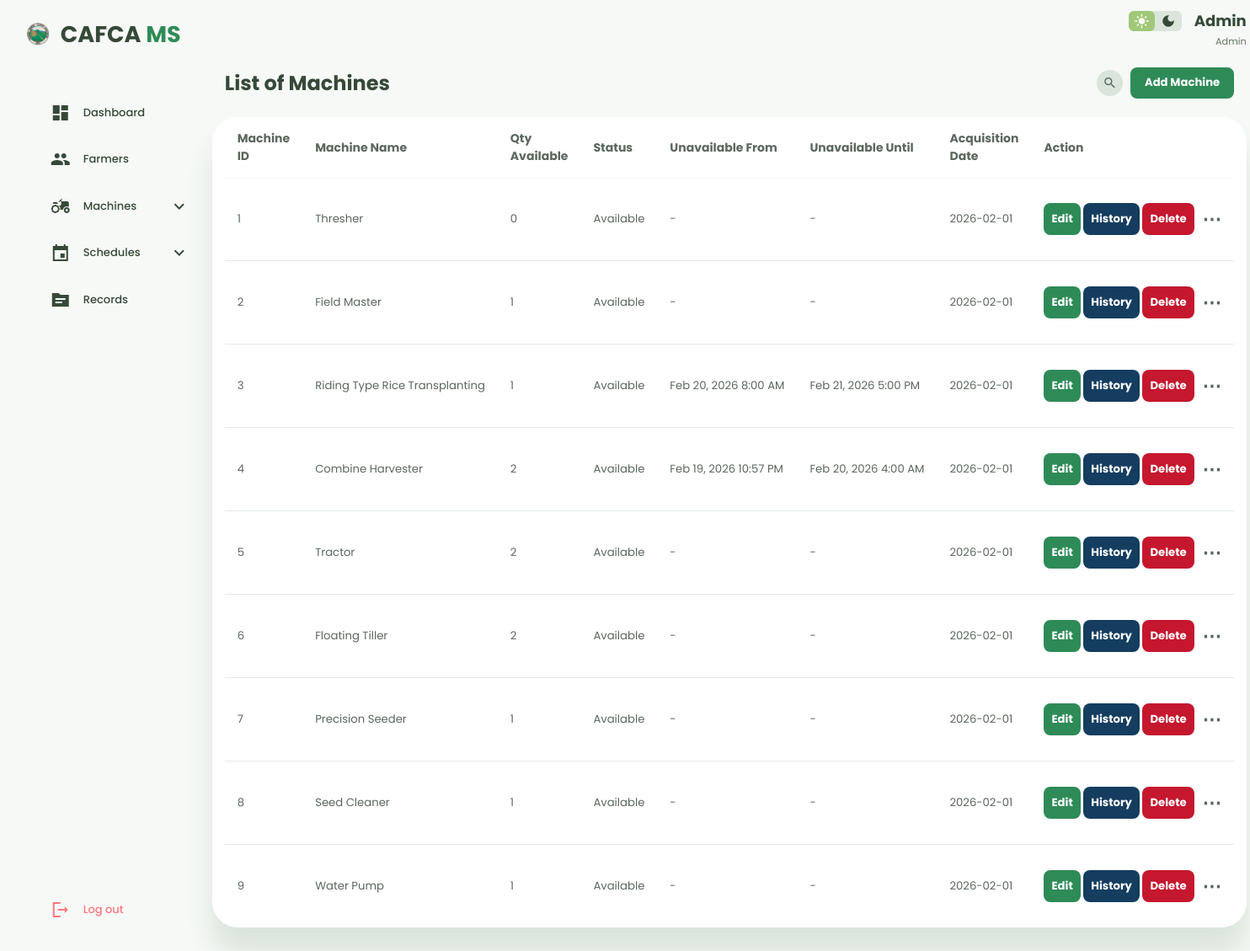
/dashboard/machines/machine.php (signed in), run on the app's committed database.
### tables this page shows
CREATE TABLE `machines` (
  `id` int(255) NOT NULL,
  `name` varchar(255) NOT NULL,
  `quantity` int(255) NOT NULL DEFAULT 0,
  `status` varchar(255) NOT NULL,
  `acquisition_date` date NOT NULL,
  `unavailable_from` datetime DEFAULT NULL,
  `unavailable_until` datetime DEFAULT NULL,
  `unavailable_count` int(255) DEFAULT 1,
  `last_returned` datetime DEFAULT NULL
);

### dashboard/machines/machine.php (the view, shortened to what this page needs)
<?php
$servername = "localhost";
$username = "root";
$password = "";
$database = "testdb";
$conn = new mysqli($servername, $username, $password, $database);
$conn->query("SET time_zone = '+08:00'");
$now = new DateTime();
$currentDateTime = $now->format('Y-m-d H:i:s');
$conn->query("UPDATE schedules SET status = 'Expired' WHERE status = 'Pending' AND CONCAT(schedule_date, ' ', start_time) < '$currentDateTime'");
$statusFilter = $_GET['status'] ?? null;
?>
<!DOCTYPE html>
<html lang="en">
<head>
    <link rel="stylesheet" href="../farmers_sec/farmerstyle.css">
</head>
<body>
    <div class="container">
        <aside>
            <div class="top">
                <a class="logo" href="../main/dashdex.php">
                    <img src="../../LandingPage/others/logo.png">
                    <h2>CAFCA <span>MS</span></h2>
                </a>
            </div>
            <div class="sidebar">
                <a href="../main/dashdex.php">
                    <span class="material-icons-sharp">dashboard</span>
                    <h3>Dashboard</h3>
                </a>
                <a href="../farmers_sec/farmers.php">
                    <span class="material-icons-sharp">people</span>
                    <h3>Farmers</h3>
                </a>
                <?php
                $statusParam = $_GET['status'] ?? '';
                $currentPage = basename($_SERVER['PHP_SELF']);
                $isMachinePage = ($currentPage === 'machine.php');
                ?>
                <div class="sidebar-dropdown <?= ($isMachinePage && $statusParam) ? 'open' : '' ?>">
                    <a href="javascript:void(0)" class="dropdown-toggle"
                        aria-expanded="<?= ($isMachinePage && $statusParam) ? 'true' : 'false' ?>">
                        <span class="material-icons-sharp">agriculture</span>
                        <h3>Machines</h3>
                        <span class="material-icons-sharp dropdown-icon">expand_more</span>
                    </a>
                </div>
                <div class="sidebar-dropdown <?= $schedulesStatus ? 'open' : '' ?>">
                    <a href="javascript:void(0)" class="dropdown-toggle"
                        aria-expanded="<?= $schedulesStatus ? 'true' : 'false' ?>">
                        <span class="material-icons-sharp">event</span>
                        <h3>Schedules</h3>
                        <span class="material-icons-sharp dropdown-icon">expand_more</span>
                    </a>
                </div>
                <a href="../records/records.php">
                    <span class="material-icons-sharp">topic</span>
                    <h3>Records</h3>
                </a>
                <div class="logout"><a href="../../login/logout.php" onclick="return confirm('Are you sure you want to log out?');" class="danger">
                        <span class="material-icons-sharp">logout</span>
                        <h3>Log out</h3>
                    </a>
                </div>
            </div>
        </aside>
        <main>
            <div class="top">
                <div class="theme-toggler">
                    <span class="material-icons-sharp active">light_mode</span>
                    <span class="material-icons-sharp">dark_mode</span>
                </div>
                <div class="profile" style="display: flex; flex-direction: column; text-align: right;">
                    <span
                        style="font-size: 18px; text-transform: capitalize; font-weight: 700; "><?= $_SESSION['username']; ?></span>
                    <small class="text-muted">Admin</small>
                </div>
            </div>
            <div class="title">
                <h2 class="machine-count">List of Machines</h2>
                <div class="title-actions">
                    <div class="search-expand-wrap" id="searchWrap">
                        <button class="search-icon-btn" id="searchToggleBtn" title="Search machines" type="button">
                            <span class="material-icons-sharp">search</span>
                        </button>
                    </div>
                    <?php
                    if ($statusFilter !== 'Not Returned'): ?>
                    <a href="javascript:void(0)" onclick="openAddMachineModal()" class="btn btn-primary farmer-btn" role="button">Add Machine</a>
                    <?php endif; ?>
                </div>
            </div>
            <?php
            if ($statusFilter === 'Not Returned') {
                $sql = "SELECT s.id as schedule_id, s.schedule_date, s.date_span, s.start_time, s.end_time,
                               m.id as machine_id, m.name as machine_name,
                               f.name as farmer_name
                        FROM schedules s
                        INNER JOIN machines m ON s.machine_id = m.id
                        INNER JOIN farmers f ON s.farmer_id = f.id
                        WHERE s.status IN ('Approved', 'Completed')
                        AND s.return_date IS NULL
                        AND NOW() > CONCAT(DATE_ADD(s.schedule_date, INTERVAL s.date_span DAY), ' ', s.end_time)
                        ORDER BY s.schedule_date ASC";
                $result = $conn->query($sql);
                $notReturnedRows = [];
                if ($result) {
                    while ($row = $result->fetch_assoc()) {
                        $notReturnedRows[] = $row;
                    }
                }
                if (empty($notReturnedRows)) {
                    echo "<p style='display: flex; justify-content: center; text-transform: capitalize;'>No Not Returned Machines Found.</p>";
                } else {
                    echo "<div class='table-scroll'>
                          <table style='width:100%' class='table'>
                            <thead>
                                <tr>
                                    <th>Farmer's Name</th>
                                    <th>Machine Name</th>
                                    <th>Schedule Date</th>
                                    <th>End Date</th>
                                    <th>Duration</th>
                                    <th>Action</th>
                                </tr>
                            </thead>
                            <tbody>";
                    foreach ($notReturnedRows as $row) {
                        $scheduleDate = $row['schedule_date'];
                        $dateSpan = (int)$row['date_span'];
                        $endDateStr = date('Y-m-d', strtotime($scheduleDate . " +{$dateSpan} days"));
                        $formattedStartDate = date('M d, Y', strtotime($scheduleDate));
                        $formattedEndDate = date('M d, Y', strtotime($endDateStr));
                        $safeFarmer  = htmlspecialchars($row['farmer_name'], ENT_QUOTES, 'UTF-8');
                        $safeMachine = htmlspecialchars($row['machine_name'], ENT_QUOTES, 'UTF-8');
                        echo "
                        <tr class='machine-row'
                            data-name='" . strtolower($safeMachine) . "'
                            data-farmer='" . strtolower($safeFarmer) . "'>
                            <td>{$safeFarmer}</td>
                            <td>{$safeMachine}</td>
                            <td>{$formattedStartDate}</td>
                            <td>{$formattedEndDate}</td>
                            <td>{$dateSpan} day(s)</td>
                            <td>
                                <a class='btn btn-success btn-sm'
                                   onclick='openReturnModal(" . $row['schedule_id'] . ", \"" .
                                   htmlspecialchars($row['farmer_name'], ENT_QUOTES) . "\", \"" .
                                   htmlspecialchars($row['machine_name'], ENT_QUOTES) . "\", " .
                                   $row['machine_id'] . ")'
                                   href='javascript:void(0)'>Return</a>
                            </td>
                        </tr>
                        ";
                    }
                    echo "</tbody>
                          <tr id='noResultsRow' style='display:none;'>
                              <td colspan='6' style='text-align:center; padding:2rem; color:var(--color-dark-variant);'>
                                  <span class='material-icons-sharp' style='font-size:2rem;display:block;margin-bottom:0.5rem;'>search_off</span>
                                  No machines found matching your search.
                              </td>
                          </tr>
                          </table></div>";
                }
            }
            else {
                $availableSql = "SELECT m.*,
                                    GREATEST(0, m.quantity - COALESCE((
                                        SELECT COUNT(*)
                                        FROM schedules s
                                        WHERE s.machine_id = m.id
                                          AND s.status IN ('Approved', 'Completed')
                                          AND s.return_date IS NULL
                                          AND NOW() <= CONCAT(DATE_ADD(s.schedule_date, INTERVAL s.date_span DAY), ' ', s.end_time)
                                    ), 0)) AS qty_available
                                 FROM machines m";
                if ($statusFilter) {
                    $availableSql .= " WHERE m.status = ?";
                    $stmt = $conn->prepare($availableSql);
                    $stmt->bind_param("s", $statusFilter);
                    $stmt->execute();
                    $result = $stmt->get_result();
                } else {
                    $result = $conn->query($availableSql);
                }
                $machineRows = [];
                while ($row = $result->fetch_assoc()) {
                    $machineRows[] = $row;
                }
                if (empty($machineRows)) {
                    $statusName = $statusFilter ?: 'Machines';
                    echo "<p style='display: flex; justify-content: center; text-transform: capitalize;'>No {$statusName} machine(s).</p>";
                } else {
                    echo "<div class='table-scroll' style='margin-top: 1.5rem;'>
                          <table style='width:100%;' class='table'>
                            <thead>
                                <tr>
                                    <th>Machine ID</th>
                                    <th>Machine Name</th>
                                    <th>Qty Available</th>
                                    <th>Status</th>
                                    <th>Unavailable From</th>
                                    <th>Unavailable Until</th>
                                    <th>Acquisition Date</th>
                                    <th>Action</th>
                                </tr>
                            </thead>
                            <tbody>";
                    foreach ($machineRows as $row) {
                        $historySQL = "SELECT f.name, s.schedule_date, s.date_span
                                      FROM schedules s
                                      INNER JOIN farmers f ON s.farmer_id = f.id
                                      WHERE s.machine_id = ? AND s.status IN ('Approved', 'Completed')
                                      ORDER BY s.schedule_date DESC
                                      LIMIT 1";
                        $historyStmt = $conn->prepare($historySQL);
                        $historyStmt->bind_param("i", $row['id']);
                        $historyStmt->execute();
                        $historyResult = $historyStmt->get_result();
                        $historyData = $historyResult->fetch_assoc();
                        $tooltipContent = '';
                        if ($historyData) {
                            $usageDate = date('M d, Y', strtotime($historyData['schedule_date']));
                            $endDate = date('M d, Y', strtotime($historyData['schedule_date'] . ' +' . $historyData['date_span'] . ' days'));
                            $tooltipContent = "Last Used By: " . htmlspecialchars($historyData['name']) . "&#10;Date: {$usageDate} - {$endDate}";
                        } else {
                            $tooltipContent = "No usage history";
                        }
                        $safeName     = htmlspecialchars($row['name'],          ENT_QUOTES, 'UTF-8');
                        $safeQuantity = htmlspecialchars($row['qty_available'],  ENT_QUOTES, 'UTF-8');
                        $safeStatus   = htmlspecialchars($row['status'],         ENT_QUOTES, 'UTF-8');
                        $safeId       = intval($row['id']);
                        $unavailableFrom = !empty($row['unavailable_from']) ? date('M d, Y g:i A', strtotime($row['unavailable_from'])) : '-';
                        $unavailableUntil = !empty($row['unavailable_until']) ? date('M d, Y g:i A', strtotime($row['unavailable_until'])) : '-';
                        echo "
                        <tr class='machine-row'
                            data-name='" . strtolower($safeName) . "'
                            data-quantity='" . strtolower($safeQuantity) . "'
                            data-status='{$safeStatus}'>
                            <td>{$safeId}</td>
                            <td>{$safeName}</td>
                            <td>{$safeQuantity}</td>
                            <td>{$safeStatus}</td>
                            <td>{$unavailableFrom}</td>
                            <td>{$unavailableUntil}</td>
                            <td>" . htmlspecialchars($row['acquisition_date'], ENT_QUOTES, 'UTF-8') . "</td>
                            <td>
                                <a class='btn btn-primary btn-sm' onclick='openEditMachineModal({$safeId})' href='javascript:void(0)'>Edit</a>
                                <a class='btn btn-success btn-sm' onclick='openHistoryModal({$safeId})'>History</a>
                                <a class='btn btn-danger btn-sm'
                                   onclick=\"return confirm('Are you sure you want to delete {$safeName}?');\"
                                   href='delete_machine.php?id={$safeId}&redirect=" . urlencode($statusFilter ?: 'Available') . "'>Delete</a>
                                <span class='reschedule-info-icon' data-tooltip='{$tooltipContent}'>⋯</span>
                            </td>
                        </tr>
                        ";
                    }
                    echo "</tbody>
                          <tr id='noResultsRow' style='display:none;'>
                              <td colspan='8' style='text-align:center; padding:2rem; color:var(--color-dark-variant);'>
                                  <span class='material-icons-sharp' style='font-size:2rem;display:block;margin-bottom:0.5rem;'>search_off</span>
                                  No machines found matching your search.
                              </td>
                          </tr>
                          </table></div>";
                }
            }
            ?>
        </main>
    </div>
</body>
</html>

### data on the page
machines: id "1", name "Thresher", safeQuantity "0", status "Available", unavailable_from "-", unavailable_until "-", acquisition_date "2026-02-01"
machines: id "2", name "Field Master", safeQuantity "1", status "Available", unavailable_from "-", unavailable_until "-", acquisition_date "2026-02-01"
machines: id "3", name "Riding Type Rice Transplanting", safeQuantity "1", status "Available", unavailable_from "Feb 20, 2026 8:00 AM", unavailable_until "Feb 21, 2026 5:00 PM", acquisition_date "2026-02-01"
machines: id "4", name "Combine Harvester", safeQuantity "2", status "Available", unavailable_from "Feb 19, 2026 10:57 PM", unavailable_until "Feb 20, 2026 4:00 AM", acquisition_date "2026-02-01"
machines: id "5", name "Tractor", safeQuantity "2", status "Available", unavailable_from "-", unavailable_until "-", acquisition_date "2026-02-01"
machines: id "6", name "Floating Tiller", safeQuantity "2", status "Available", unavailable_from "-", unavailable_until "-", acquisition_date "2026-02-01"
machines: id "7", name "Precision Seeder", safeQuantity "1", status "Available", unavailable_from "-", unavailable_until "-", acquisition_date "2026-02-01"
machines: id "8", name "Seed Cleaner", safeQuantity "1", status "Available", unavailable_from "-", unavailable_until "-", acquisition_date "2026-02-01"
machines: id "9", name "Water Pump", safeQuantity "1", status "Available", unavailable_from "-", unavailable_until "-", acquisition_date "2026-02-01"

### other printed values
$_SESSION['username'] "Admin"
